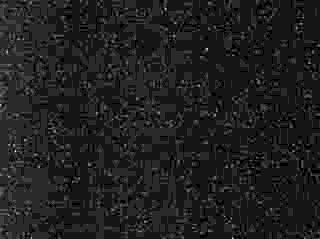
#> input picture psi159/21088A1/preview/p00040.jpg, 320 x 239 px, given in place of f_137.07.png, which was not available
$ jupyter execute --allow-errors PSI-159_intns_to_lut.ipynb   (text cells are left out)
#> lines starting #> are read from the running program, lines starting #| are printed output that depends on the picture; after the words box and inside, x2 and y2 are one past the last pixel; in counts of white or black regions, pixels touching at a corner belong together
[cell 1]
#@title 1. Zależności
import os, sys, io, json, zipfile, hashlib, re, subprocess
import numpy as np
from PIL import Image
import matplotlib.pyplot as plt
IN_COLAB='google.colab' in sys.modules
if IN_COLAB:
    from google.colab import drive; drive.mount('/content/drive')
    !apt-get -qq install -y ffmpeg >/dev/null 2>&1 || true

[cell 2]
#@title 2. Konfiguracja
TEST_ID   = '21088A1'
INTNS_ZIP = 'PSI-159_Raw Data_21088A1_INTNS_ALL.zip'      # 2,28 GB
VIDEO     = 'PSI-159_Raw Data_vlc-record-2021-03-29-15h24m41s-udp____21088A1.ts'  # 490 MB
IGN_FRAME, EXT_FRAME = 468, 1814      # z TP.txt: zapłon 15:27:13, wygaśnięcie 15:28:11 (~23.22 fps)
OUT_DIR = f'/content/psi159_intns/{TEST_ID}'
os.makedirs(OUT_DIR, exist_ok=True)

def fetch_psi(name, dest):
    """Pobiera plik z NASA przez krótkotrwały presigned URL."""
    url = subprocess.check_output(['curl','-fsSG',
        '--data-urlencode',f'file={name}','--data-urlencode','version=1',
        '--data-urlencode','redirect=false',
        'https://psi.nasa.gov/geode-py/ws/studies/PSI-159/download'], text=True).strip()
    subprocess.run(['curl','-fL','--retry','3',url,'-o',dest], check=True)
    print(name, '->', dest, os.path.getsize(dest), 'B')

[cell 3]
#@title 3. Pobranie INTNS + wideo (jeśli brak)
intns_path = f'/content/{INTNS_ZIP}'
video_path = f'/content/{VIDEO}'
if not os.path.exists(intns_path): fetch_psi(INTNS_ZIP, intns_path)
#> (the call stopped at in fetch_psi, `url = subprocess.check_output(['curl','-fsSG', '--data-urlencode',f'fi..`: subprocess is not available in this run)
if not os.path.exists(video_path): fetch_psi(VIDEO, video_path)
#> (the call stopped at in fetch_psi, `url = subprocess.check_output(['curl','-fsSG', '--data-urlencode',f'fi..`: subprocess is not available in this run)
#> `m = L > 0.5*L.max()`:
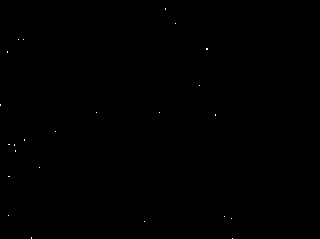
#> m: shape (239, 320) bool; 0.05% white in thin lines or dots, all inside (x1, y1, x2, y2) = (0, 8, 233, 239)
#> `ys, xs = np.nonzero(m)`: ys = 37 values from 8 to 238; xs = 37 values, max 232 at index 36, min 0 at index 12, mean 92.03
#| t=137.07s  mean=1.5  max=12  glow bbox=(0,8)-(232,238)
#> pass 2 of the loop `for t in [137.07, 145.0, 160.0, 180.0]:`:
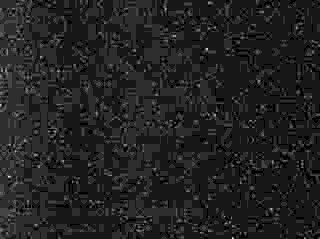
#> input picture psi159/21088A1/preview/p00045.jpg, 320 x 239 px, given in place of f_145.0.png, which was not available
#> `m = L > 0.5*L.max()`:
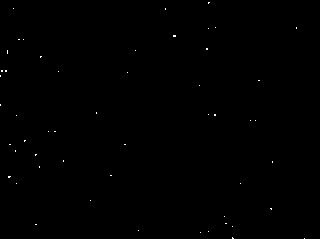
#> m: shape (239, 320) bool; 0.14% white in thin lines or dots
#> ys = 105 values from 2 to 238; xs = 105 values, max 304 at index 104, min 0 at index 41, mean 116.5
#| t=145.0s  mean=1.5  max=11  glow bbox=(0,2)-(304,238)

[cell 4]
#@title 4. Funkcje: HOBJ/TIFF, filtr Gaussa, Abel
def load_tiff(zf, name):
    return np.asarray(Image.open(io.BytesIO(zf.read(name)))).astype(np.float32)

def gauss(a, s):
    if s <= 0: return a
    k = int(3*s)|1; x = np.arange(k)-k//2
    w = np.exp(-(x*x)/(2*s*s)); w /= w.sum()
    b = np.apply_along_axis(lambda r: np.convolve(r,w,'same'),1,a)
    return np.apply_along_axis(lambda c: np.convolve(c,w,'same'),0,b)

def abel_matrix(N):
    A = np.zeros((N,N))
    for k in range(N):
        for j in range(k,N):
            A[k,j] = 2*(np.sqrt(max((j+1)**2-k*k,0)) - np.sqrt(max(j*j-k*k,0)))
    return A

def abel_invert(profs, A):
    nrows, N = profs.shape
    f = np.zeros_like(profs)
    for k in range(N-1,-1,-1):
        s = f[:,k+1:] @ A[k,k+1:] if k+1 < N else np.zeros(nrows)
        f[:,k] = (profs[:,k]-s)/max(A[k,k],1e-9)
    return np.clip(f,0,None)

#> (a cell that did not finish here is left out)

[cell 6]
#@title 6. Walidacja klatką źródłową (projekcja zwrotna)
k = 60
#> (the rest of this cell did not finish here and is left out)

[cell 7]
#@title 7. Walidacja wideo — klatki referencyjne (ffmpeg)
REF = '/content/video_ref'; os.makedirs(REF, exist_ok=True)
# zapłon ~137 s, główne spalanie ~145 s (okno wg analizy nagrania)
#> (the rest of this cell did not finish here and is left out)
